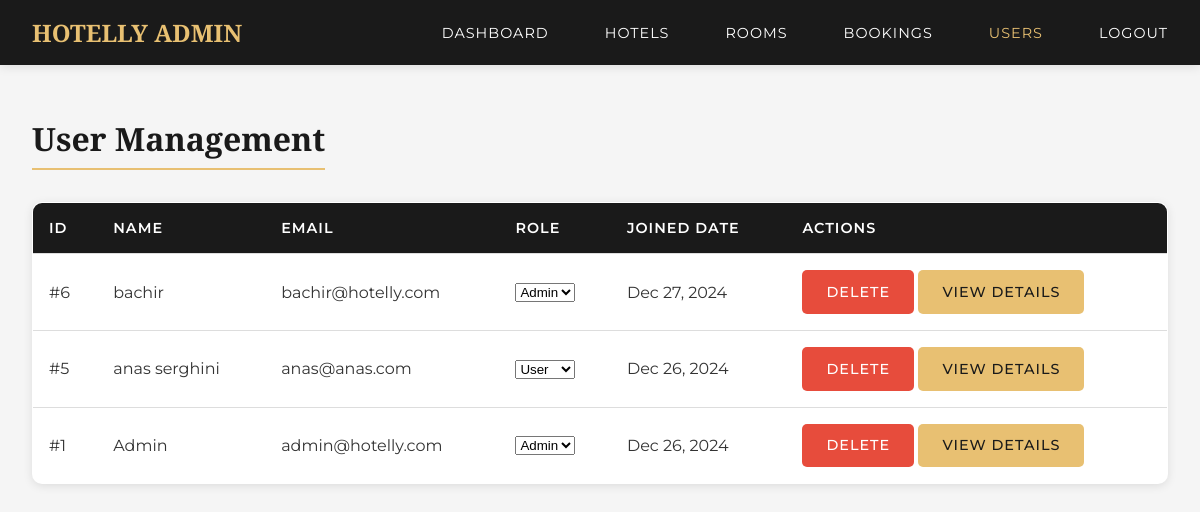
/admin/users.php (signed in), run on an earlier commit of the app's database.
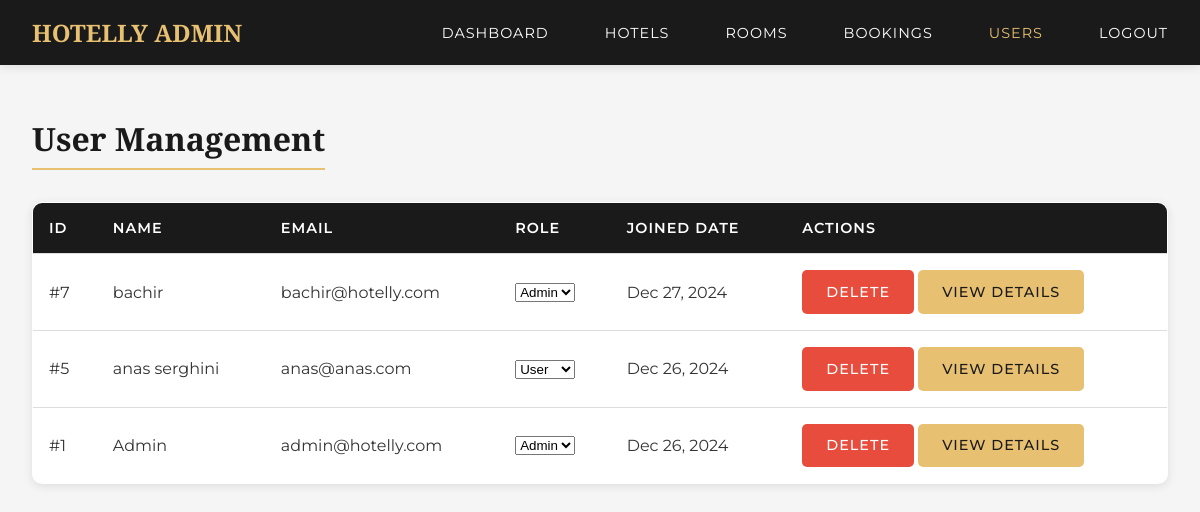
And on a later commit of the database.
### tables this page shows
CREATE TABLE `users` (
  `id` int(11) NOT NULL,
  `name` varchar(100) NOT NULL,
  `email` varchar(100) NOT NULL,
  `password` varchar(255) NOT NULL,
  `role` enum('admin','user') DEFAULT 'user',
  `created_at` timestamp NOT NULL DEFAULT current_timestamp()
);

### includes/functions.php (called while the page is built, shortened)
<?php
require_once 'config.php';
function getAllUsers() {
    global $conn;
    $sql = "SELECT id, name, email, role, created_at
            FROM users
            ORDER BY created_at DESC";
    $result = $conn->query($sql);
    return $result->fetch_all(MYSQLI_ASSOC);
}
?>

### admin/users.php (the view, shortened to what this page needs)
<?php
require_once '../includes/functions.php';
$users = getAllUsers();
?>
<!DOCTYPE html>
<html lang="en">
<head>
    <link href="https://unpkg.com/aos@2.3.1/dist/aos.css" rel="stylesheet">
    <link rel="stylesheet" href="../css/admin.css">
</head>
<body>
    <nav class="admin-nav">
        <div class="admin-nav-left">
            <a href="index.php" class="logo">HOTELLY ADMIN</a>
        </div>
        <div class="admin-nav-right">
            <a href="index.php" class="nav-link">Dashboard</a>
            <a href="hotels.php" class="nav-link">Hotels</a>
            <a href="rooms.php" class="nav-link">Rooms</a>
            <a href="bookings.php" class="nav-link">Bookings</a>
            <a href="users.php" class="nav-link active">Users</a>
            <a href="../logout.php" class="nav-link">Logout</a>
        </div>
    </nav>
    <div class="admin-container">
        <h1 class="admin-title">User Management</h1>
        <div class="table-responsive" data-aos="fade-up">
            <table class="admin-table">
                <thead>
                    <tr>
                        <th>ID</th>
                        <th>Name</th>
                        <th>Email</th>
                        <th>Role</th>
                        <th>Joined Date</th>
                        <th>Actions</th>
                    </tr>
                </thead>
                <tbody>
                    <?php foreach ($users as $user): ?>
                        <tr>
                            <td>#<?php echo $user['id']; ?></td>
                            <td><?php echo htmlspecialchars($user['name']); ?></td>
                            <td><?php echo htmlspecialchars($user['email']); ?></td>
                            <td>
                                <?php if ($user['id'] !== $_SESSION['user_id']): ?>
                                    <form method="POST" style="display: inline;">
                                        <select name="role" onchange="this.form.submit()" class="role-select">
                                            <option value="user" <?php echo $user['role'] === 'user' ? 'selected' : ''; ?>>User</option>
                                            <option value="admin" <?php echo $user['role'] === 'admin' ? 'selected' : ''; ?>>Admin</option>
                                        </select>
                                    </form>
                                <?php else: ?>
                                    <?php echo ucfirst($user['role']); ?>
                                <?php endif; ?>
                            </td>
                            <td><?php echo date('M j, Y', strtotime($user['created_at'])); ?></td>
                            <td>
                                <?php if ($user['id'] !== $_SESSION['user_id']): ?>
                                <form method="POST" style="display: inline;" onsubmit="return confirm('Are you sure you want to delete this user? This action cannot be undone.');">
                                    <button type="submit" name="delete_user" class="admin-btn admin-btn-danger">Delete</button>
                                </form>
                                <?php endif; ?>
                                <a href="user_bookings.php?id=<?php echo $user['id']; ?>" class="admin-btn admin-btn-primary">View Details</a>
                            </td>
                        </tr>
                    <?php endforeach; ?>
                </tbody>
            </table>
        </div>
    </div>
</body>
</html>

What changed in the data, as far as the page shows it:
removed users: id "6", name "bachir", email "bachir@hotelly.com", role "Admin", created_at "Dec 27, 2024"
added users: id "7", name "bachir", email "bachir@hotelly.com", role "Admin", created_at "Dec 27, 2024"
